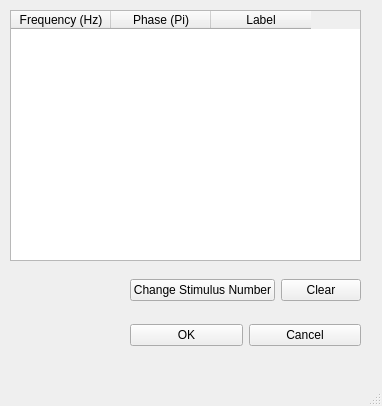
<?xml version="1.0" encoding="UTF-8"?>
<ui version="4.0">
 <class>MainWindow</class>
 <widget class="QMainWindow" name="MainWindow">
  <property name="geometry">
   <rect>
    <x>0</x>
    <y>0</y>
    <width>382</width>
    <height>406</height>
   </rect>
  </property>
  <property name="windowTitle">
   <string>MainWindow</string>
  </property>
  <widget class="QWidget" name="centralwidget">
   <widget class="QTableWidget" name="infoTable">
    <property name="geometry">
     <rect>
      <x>10</x>
      <y>10</y>
      <width>351</width>
      <height>251</height>
     </rect>
    </property>
    <property name="selectionMode">
     <enum>QAbstractItemView::SingleSelection</enum>
    </property>
    <column>
     <property name="text">
      <string>Frequency (Hz)</string>
     </property>
    </column>
    <column>
     <property name="text">
      <string>Phase (Pi)</string>
     </property>
    </column>
    <column>
     <property name="text">
      <string>Label</string>
     </property>
    </column>
   </widget>
   <widget class="QWidget" name="gridLayoutWidget">
    <property name="geometry">
     <rect>
      <x>130</x>
      <y>270</y>
      <width>231</width>
      <height>41</height>
     </rect>
    </property>
    <layout class="QGridLayout" name="gridLayout">
     <item row="0" column="0">
      <widget class="QPushButton" name="changeStimNumButton">
       <property name="text">
        <string>Change Stimulus Number</string>
       </property>
      </widget>
     </item>
     <item row="0" column="1">
      <widget class="QPushButton" name="clearButton">
       <property name="text">
        <string>Clear</string>
       </property>
      </widget>
     </item>
    </layout>
   </widget>
   <widget class="QWidget" name="gridLayoutWidget_2">
    <property name="geometry">
     <rect>
      <x>130</x>
      <y>320</y>
      <width>231</width>
      <height>31</height>
     </rect>
    </property>
    <layout class="QGridLayout" name="gridLayout_2">
     <item row="0" column="0">
      <widget class="QPushButton" name="okButton">
       <property name="text">
        <string>OK</string>
       </property>
      </widget>
     </item>
     <item row="0" column="1">
      <widget class="QPushButton" name="cancelButton">
       <property name="text">
        <string>Cancel</string>
       </property>
      </widget>
     </item>
    </layout>
   </widget>
  </widget>
  <widget class="QMenuBar" name="menubar">
   <property name="geometry">
    <rect>
     <x>0</x>
     <y>0</y>
     <width>382</width>
     <height>23</height>
    </rect>
   </property>
  </widget>
  <widget class="QStatusBar" name="statusbar"/>
 </widget>
 <resources/>
 <connections/>
</ui>
